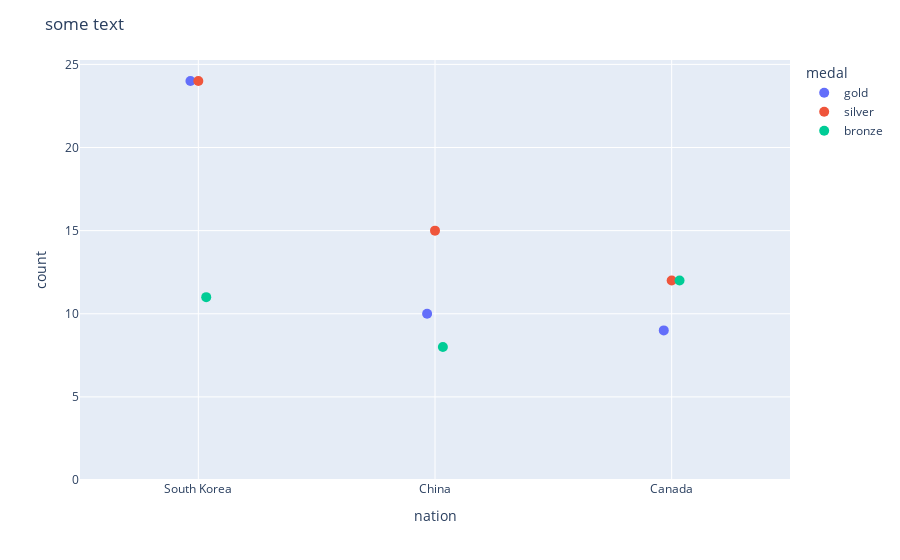

This figure's notebook cell:
### Code cell
# SCATTERMODE GROUP AND GAP DON'T WORK FOR SCATTERMAP (MAPBOX)

import plotly.express as px
import pandas as pd
# Load sample data
df = px.data.medals_long()
df.loc[3, "count"] = 24
# df.loc[df["nation"] == "South Korea"]

# # Create scatter plot
fig = px.scatter(df, y="count", x="nation", color="medal")


# # Update layout to group scatter points
fig.update_traces(marker_size=10)
fig.update_layout(scattermode="group", scattergap=0.9)
fig.layout.title.text = "some text"
# # Show plot
fig.show()

# df.groupby(['nation', 'medal'], as_index=False).head()
# df.sort_values(['nation', 'medal'])
# df.loc[df['nation']]

### Figure 1 — Plotly figure (JSON) as saved in the notebook; plotly's stock layout.template omitted (floating-point values rounded to 4 significant figures)
{"data": [{"hovertemplate": "medal=gold<br>nation=%{x}<br>count=%{y}<extra></extra>", "legendgroup": "gold", "marker": {"color": "#636efa", "size": 10, "symbol": "circle"}, "mode": "markers", "name": "gold", "orientation": "v", "showlegend": true, "type": "scatter", "x": ["South Korea", "China", "Canada"], "xaxis": "x", "y": [24, 10, 9], "yaxis": "y"}, {"hovertemplate": "medal=silver<br>nation=%{x}<br>count=%{y}<extra></extra>", "legendgroup": "silver", "marker": {"color": "#EF553B", "size": 10, "symbol": "circle"}, "mode": "markers", "name": "silver", "orientation": "v", "showlegend": true, "type": "scatter", "x": ["South Korea", "China", "Canada"], "xaxis": "x", "y": [24, 15, 12], "yaxis": "y"}, {"hovertemplate": "medal=bronze<br>nation=%{x}<br>count=%{y}<extra></extra>", "legendgroup": "bronze", "marker": {"color": "#00cc96", "size": 10, "symbol": "circle"}, "mode": "markers", "name": "bronze", "orientation": "v", "showlegend": true, "type": "scatter", "x": ["South Korea", "China", "Canada"], "xaxis": "x", "y": [11, 8, 12], "yaxis": "y"}], "layout": {"legend": {"title": {"text": "medal"}, "tracegroupgap": 0}, "margin": {"t": 60}, "scattergap": 0.9, "scattermode": "group", "title": {"text": "some text"}, "xaxis": {"anchor": "y", "domain": [0, 1], "title": {"text": "nation"}}, "yaxis": {"anchor": "x", "domain": [0, 1], "title": {"text": "count"}}}}
